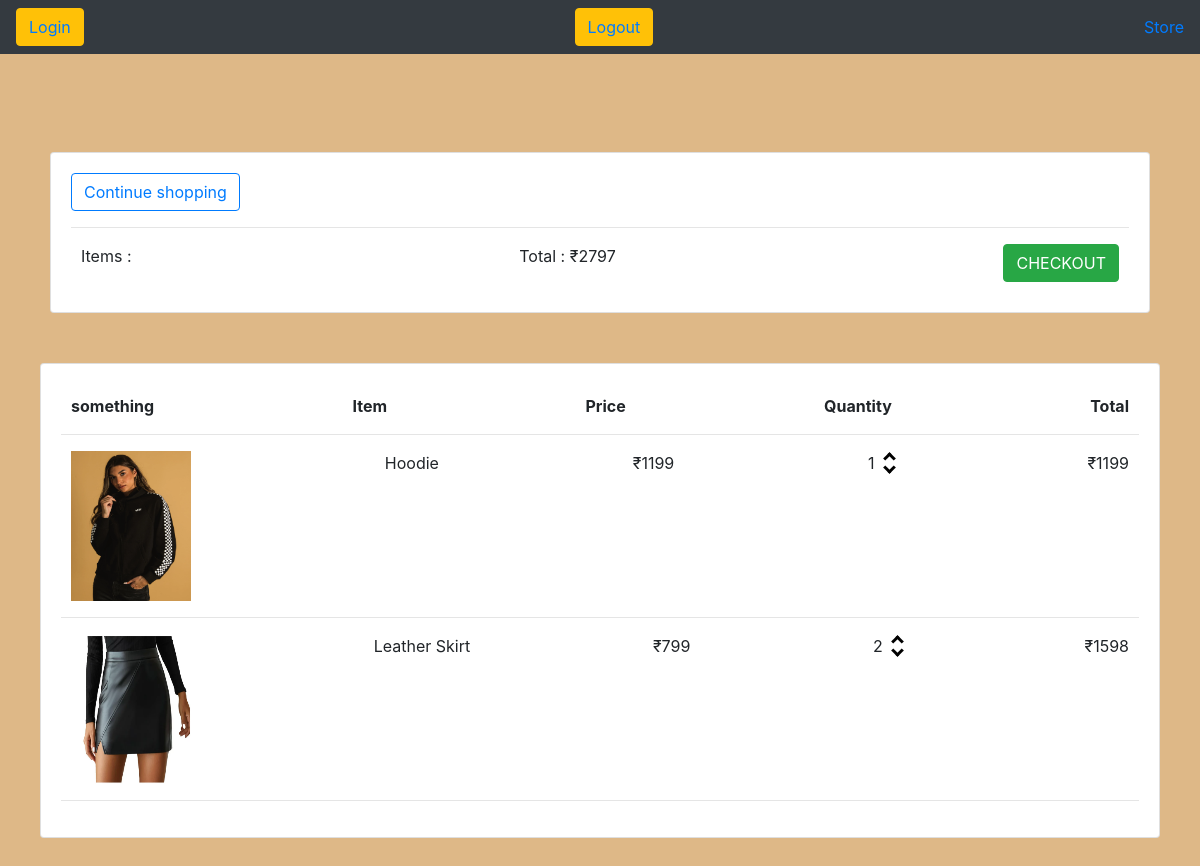
The app's page /cart/ (signed in) with its own data.
### app/models.py (models this page shows, shortened)
class Order(models.Model):
    customer = models.ForeignKey(Customer, null= True, blank = True, on_delete=models.SET_NULL)
    orderdate = models.DateTimeField(auto_now_add=True)
    complete = models.BooleanField(default=False)
    transaction_id = models.CharField(max_length=40, null=True)
    @property
    def get_cart_total(self):
        orderitems = self.orderitem_set.all()
        total = sum([item.get_total for item in orderitems])
        return total

class OrderItem(models.Model):
    product = models.ForeignKey(Product, null=True, on_delete=models.SET_NULL)
    order = models.ForeignKey(Order, null=True, on_delete=models.SET_NULL)
    quantity = models.IntegerField(default=0, blank=True, null=True)
    orderitemdate = models.DateTimeField(auto_now_add=True)
    @property
    def get_total(self):
        total = self.product.price * self.quantity
        return total

class Product(models.Model):
    item = models.CharField(null=True, max_length= 200)
    image = models.ImageField(blank=True, null=True)
    price = models.IntegerField(null = True)
    TAG_CHOICES = ((True, 'Women'), (False, 'Men'))
    tag = models.BooleanField(choices = TAG_CHOICES, null=None)
    instocknumber = models.IntegerField(null=True)
    availability = models.BooleanField(null=True)
    @property
    def imageURL(self):
        try:
            url = self.image.url
        except:
            url = ''
        return url

### app/views.py (the view)
# urls.py: path('cart/', views.cart, name='cart'),
def cart(request):
    if request.user.is_authenticated:
        customer = request.user.customer
        order, created = Order.objects.get_or_create(customer=customer, complete=False) #order number obtained
        items = order.orderitem_set.all() #obtained the ordered items for that order number
    else:
        items=[]
        order = {'get_cart_total':0, 'get_cart_items':0}
    context = {'items': items, 'order': order}
    return render(request, 'cart.html', context)

### app/templates/cart.html (shortened to what this page needs)
{% include 'main.html' %}
{% load static %}
<link rel="stylesheet" type="text/css" href="{% static 'css/allstyle.css' %}">
{% block content %}
<body>
    <div class="card" style="margin: 50px;">
        <div class="card-body">
            <a href="{% url 'store' %}">
            <button type="button" class="btn btn-outline-primary">Continue shopping</button>
            </a>
            <hr>
            <div class="rows" style="display: flex; flex-direction: row; justify-content: space-between; margin: 10px;">
                    <div class="element">
                        Items :
                    </div>
                    <div class="element">
                        Total : ₹{{order.get_cart_total}}
                    </div>
                    <div class="element">
                        <a href = "{% url 'checkout' %}">
                        <button type="button" class="btn btn-success">CHECKOUT</button>
                        </a>
                    </div>
            </div>
        </div>
      </div>
      <div class="card" style="margin: 40px;">
        <strong>
        <div class="card-body">
            <div class="rows" style="display: flex; flex-direction: row; justify-content: space-between; margin: 10px;">
                <div class="element">
                    something
                </div>
                <div class="element">
                    Item
                </div>
                <div class="element">
                    Price
                </div>
                <div class="element">
                    Quantity
                </div>
                <div class="element">
                    Total
                </div>
            </div>
        </strong>
            <hr>
            {% for item in items %}
            <div class="rows" style="display: flex; flex-direction: row; justify-content: space-between; margin: 10px;">
                <div class="element">
                    <img src="{{item.product.imageURL}}" alt="img" height="150px" width="120px">
                </div>
                <div class="element">
                    {{item.product.item}}
                </div>
                <div class="element">
                    ₹{{item.product.price}}
                </div>
                <div class="element" style="display: flex; flex-direction:row;">
                    <div style="margin-right: 10px;">
                        {{item.quantity}}
                    </div>
                    <div class="icons" style="display: flex; flex-direction:column; margin-top: 3px;">
                        <i class="arrow up"></i>
                        <i class="arrow down"></i>
                    </div>
                </div>
                <div class="element">
                    ₹{{item.get_total}}
                </div>
            </div>
            <hr>
            {% endfor %}
       </div>
</body>
{% endblock content %}

### static1/css/allstyle.css (style rules this page uses)
body { background-color: burlywood; }

### app/templates/cart.html (style rules this page uses)
.arrow { border: solid black; border-width: 0 3px 3px 0; display: inline-block; padding: 3px; }
.up { transform: rotate(-135deg); -webkit-transform: rotate(-135deg); }
.down { transform: rotate(45deg); -webkit-transform: rotate(45deg); }

### records on screen
Order: get_cart_total "2797"
OrderItem: product.imageURL (picture), product.item "Hoodie", product.price "1199", quantity "1", get_total "1199"
OrderItem: product.imageURL (picture), product.item "Leather Skirt", product.price "799", quantity "2", get_total "1598"
